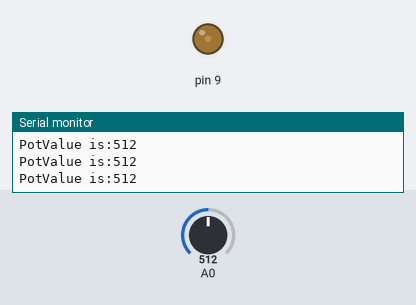
Simulated run of this sketch. Board: Arduino Uno, built with avr-gcc and run on an emulated ATmega328P. Parts: output pins drawn as LEDs (lit = HIGH), the last lines printed to the serial monitor. The inputs (shaded band) are chosen by the test bench; at power-on: A0 = 512.

Above: at 1.2 s.
1.3 s: A0 set to 1023
At 2.4 s:
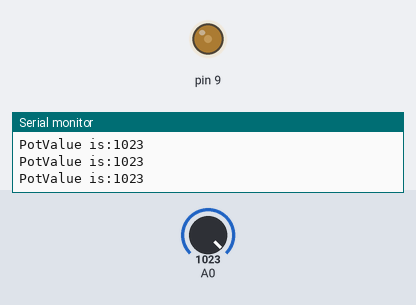
2.8 s: A0 set to 985
At 3.4 s:
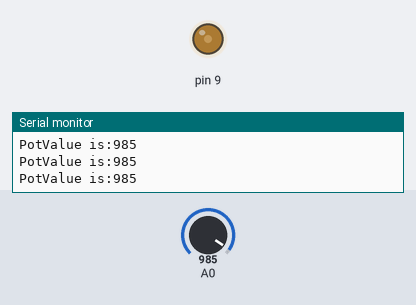
5.8 s: A0 set to 511
At 7.1 s:
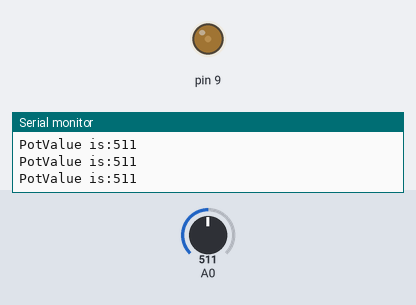
Timing chart, 0 to 8.8 s (numbered marks = the images above; inputs shaded):
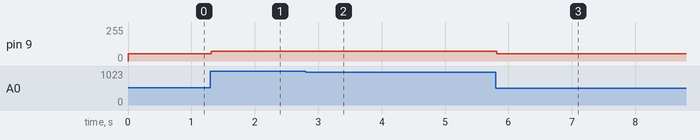

The sketch:

LasPwrTst.ino
```cpp
int potPin = 0;

void setup(){
Serial.begin(9600);
pinMode(9, OUTPUT);
}

void loop(){
int potVal = analogRead(A0);
analogWrite(9, 32+potVal/24);
Serial.print("PotValue is:");
Serial.println(potVal, DEC);
}
```

Measured:
- after the input at 1.3 s, pin 9: 53/255 → 74/255 at once
- after the input at 2.8 s, pin 9: 74/255 → 73/255 at once
- after the input at 5.8 s, pin 9: 73/255 → 53/255 at once
